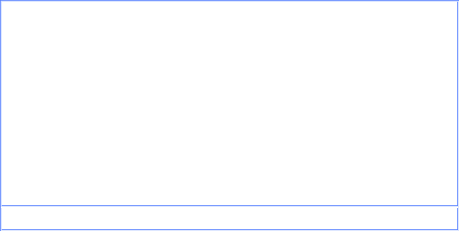
<?xml version="1.0" encoding="UTF-8"?>
<ui version="4.0">
 <class>Form</class>
 <widget class="QWidget" name="Form">
  <property name="geometry">
   <rect>
    <x>0</x>
    <y>0</y>
    <width>459</width>
    <height>231</height>
   </rect>
  </property>
  <property name="sizePolicy">
   <sizepolicy hsizetype="Expanding" vsizetype="Expanding">
    <horstretch>0</horstretch>
    <verstretch>0</verstretch>
   </sizepolicy>
  </property>
  <property name="windowTitle">
   <string>Form</string>
  </property>
  <property name="styleSheet">
   <string>QPlainTextEdit, QLineEdit {
	border-radius: 0px;
color: rgb(130, 195, 255);
background-color: rgb(255, 255, 255);
border: 2px groove white;
border-color: rgba(86, 128, 255, 200);
border-radius: 0px;
padding: 3px 6px;

}</string>
  </property>
  <layout class="QVBoxLayout" name="verticalLayout_2">
   <property name="spacing">
    <number>0</number>
   </property>
   <property name="sizeConstraint">
    <enum>QLayout::SetMaximumSize</enum>
   </property>
   <property name="margin">
    <number>0</number>
   </property>
   <item>
    <layout class="QVBoxLayout" name="verticalLayout">
     <property name="spacing">
      <number>0</number>
     </property>
     <item>
      <widget class="QPlainTextEdit" name="textEdit_Chat">
       <property name="styleSheet">
        <string/>
       </property>
       <property name="readOnly">
        <bool>true</bool>
       </property>
      </widget>
     </item>
     <item>
      <widget class="QLineEdit" name="lineEdit_Message">
       <property name="styleSheet">
        <string>background-color: rgb(255, 255, 255);
color: rgb(101, 122, 255);
padding: 2px 5px 2px 5px;
border-top-color: rgba(255, 255, 255, 0);
selection-color: rgb(255, 255, 255);
selection-background-color: rgb(101, 122, 255);
</string>
       </property>
       <property name="text">
        <string/>
       </property>
      </widget>
     </item>
    </layout>
   </item>
  </layout>
 </widget>
 <resources/>
 <connections/>
</ui>
